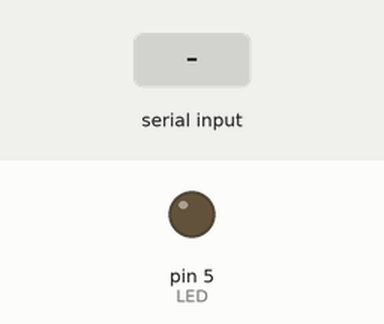
A sketch run on a simulated Arduino Uno, built with avr-gcc and run on an emulated ATmega328P. Shown: output pins drawn as LEDs (lit = HIGH). The inputs (shaded band) are chosen by the test bench.

Above: at 1.2 s.
1.3 s: "a" received over Serial
At 2.3 s:
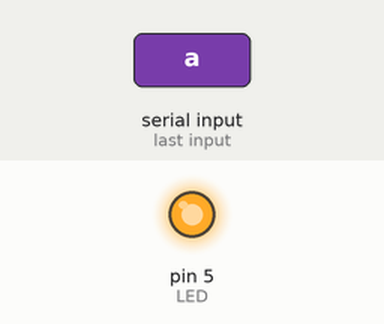
2.8 s: "b" received over Serial
At 3.4 s:
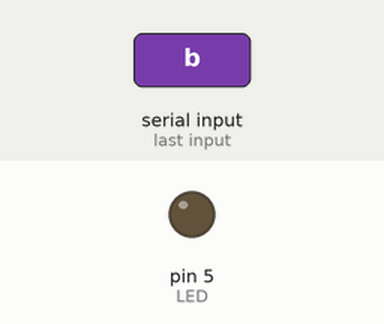
4.3 s: "a" received over the second serial link
At 5.7 s:
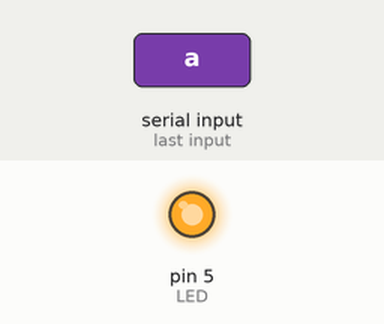
Timing chart, 0 to 7.3 s (numbered marks = the images above; inputs shaded):
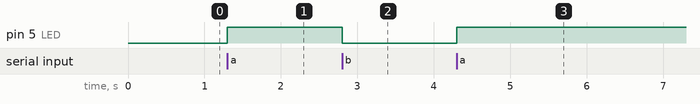

Measured:
- after the input at 1.3 s, pin 5 (LED): LOW → HIGH at once
- after the input at 2.8 s, pin 5 (LED): HIGH → LOW at once
- after the input at 4.3 s, pin 5 (LED): LOW → HIGH at once

The sketch:

LED_Bluetooth.ino
```cpp
#include <SoftwareSerial.h>
#define LED 5

SoftwareSerial Bluetooth(2, 3);

void setup() {
  // put your setup code here, to run once:
  Serial.begin(9600);
  Bluetooth.begin(9600);
  pinMode(LED, OUTPUT);
}

void loop() {
  // put your main code here, to run repeatedly:
  if (Serial.available()) {
    char c = Serial.read();
    if (c == 'a') {
      digitalWrite(LED, HIGH);
    }
    if (c == 'b') {
      digitalWrite(LED, LOW);
    }
  }

  if (Bluetooth.available()) {
    char c = Bluetooth.read();
    if (c == 'a') {
      digitalWrite(LED, HIGH);
    }
    if (c == 'b') {
      digitalWrite(LED, LOW);
    }
  }
}
```
